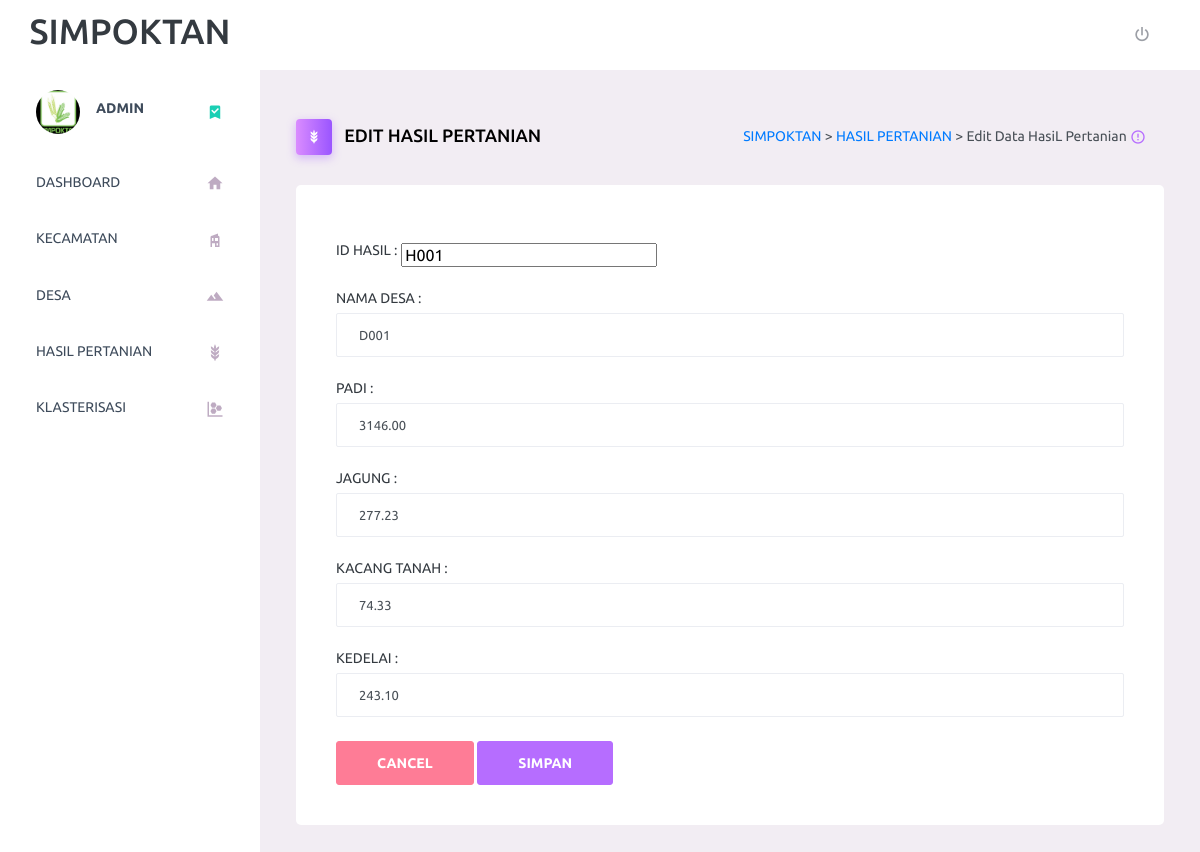
The app's page /index.php/c_hasilpertanian/edit_hasil/H001 with its own data.
### tables this page shows
CREATE TABLE `hasil_pertanian` (
  `id_hasil` varchar(20) NOT NULL,
  `id_desa` varchar(20) NOT NULL,
  `padi` decimal(20,2) NOT NULL,
  `jagung` decimal(20,2) NOT NULL,
  `kacang_tanah` decimal(20,2) NOT NULL,
  `kedelai` decimal(20,2) NOT NULL
);

### application/controllers/C_hasilpertanian.php (called while the page is built, shortened)
<?php
	class C_hasilpertanian extends CI_Controller{
		public function edit_hasil($id_hasil){
				$where = array('id_hasil' => $id_hasil);
				$data['hasil_pertanian'] = $this->M_data->get_where('hasil_pertanian',$where);
				$data['desa'] = $this->M_data->get('desa');
				$this->load->view('V_link');
				$this->load->view('V_navbar');
				$this->load->view('V_edithasil',$data);
		}
}
 ?>

### index.php (called while the page is built, shortened)
<?php
require_once BASEPATH.'core/CodeIgniter.php';

### application/models/M_data.php (called while the page is built, shortened)
<?php
class M_data extends CI_Model{
	public function get_where($nama_table,$where){
		return $this->db->get_where($nama_table,$where)->result();
	}
}
 ?>

### application/views/V_edithasil.php (the view)
<body>
      <div class="main-panel">
        <div class="content-wrapper">
          <div class="page-header">
            <h3 class="page-title">
              <span class="page-title-icon bg-gradient-primary text-white mr-2">
                <i class="mdi mdi-barley"></i>
              </span>
              EDIT HASIL PERTANIAN
            </h3>
            <nav aria-label="breadcrumb">
              <ul class="breadcrumb">
                <li class="breadcrumb-item active" aria-current="page">
                  <span>
                    <a href="<?= site_url('C_dashboard/breadcrumb') ?>">SIMPOKTAN </a>>
                    <a href="<?php echo base_url('c_hasilpertanian')?>">HASIL PERTANIAN</a> > Edit Data HasiL Pertanian
                  </span>
                  <i class="mdi mdi-alert-circle-outline icon-sm text-primary align-middle"></i>
                </li>
              </ul>
            </nav>
          </div>
      <section class="content">
        <?php foreach ($hasil_pertanian as $hsl){ ?>
          <div class="card">
          <div class="card-body">
        <form action="<?php echo base_url().'c_hasilpertanian/simpan_edit/'.$hsl->id_hasil; ?>"
          method="POST">
          <br>
          <div class="form-group">
                      <label for="exampleInputUsername1">ID HASIL : </label>
                      <input type="text" readonly name="id_hasil" class="form-contol" value="<?php echo $hsl->id_hasil ?>" id="exampleInputUsername1" placeholder="Id Hasil">
                    </div>
          <div class="form-group">
                      <label for="exampleInputUsername2">NAMA DESA : </label>
                      <input type="text" name="id_desa" class="form-control" value="<?php echo $hsl->id_desa ?>" id="exampleInputUsername2" placeholder="Nama Desa">
                    </div>
          <div class="form-group">
                      <label for="exampleInputUsername3">PADI : </label>
                      <input type="number" name="padi" class="form-control" value="<?php echo $hsl->padi ?>" id="exampleInputUsername3" placeholder="Total Poduksi Padi">
                    </div>
          <div class="form-group">
                      <label for="exampleInputUsername4">JAGUNG : </label>
                      <input type="number" name="jagung" class="form-control" value="<?php echo $hsl->jagung ?>" id="exampleInputUsername4" placeholder="Total Poduksi jagung">
                    </div>
          <div class="form-group">
                      <label for="exampleInputUsername5">KACANG TANAH : </label>
                      <input type="number" name="kacang_tanah" class="form-control" value="<?php echo $hsl->kacang_tanah ?>" id="exampleInputUsername5" placeholder="Total Poduksi Kacang Tanah">
                    </div>
          <div class="form-group">
                      <label for="exampleInputUsername6">KEDELAI : </label>
                      <input type="number" name="kedelai" class="form-control" value="<?php echo $hsl->kedelai ?>" id="exampleInputUsername6" placeholder="Total Poduksi Kedelai">
                    </div>
      <a href="<?php echo base_url('c_hasilpertanian')?>">
        <button type="button" class="btn btn-danger">CANCEL</button>
      </a>
      <button type="submit" class="btn btn-primary">SIMPAN</button>
    </form>
    <?php } ?>
  </div>
  </div>
  </section>
</div>

### records on screen
hasil_pertanian: id_hasil "H001", id_desa "D001", padi "3146.00", jagung "277.23", kacang_tanah "74.33", kedelai "243.10"
